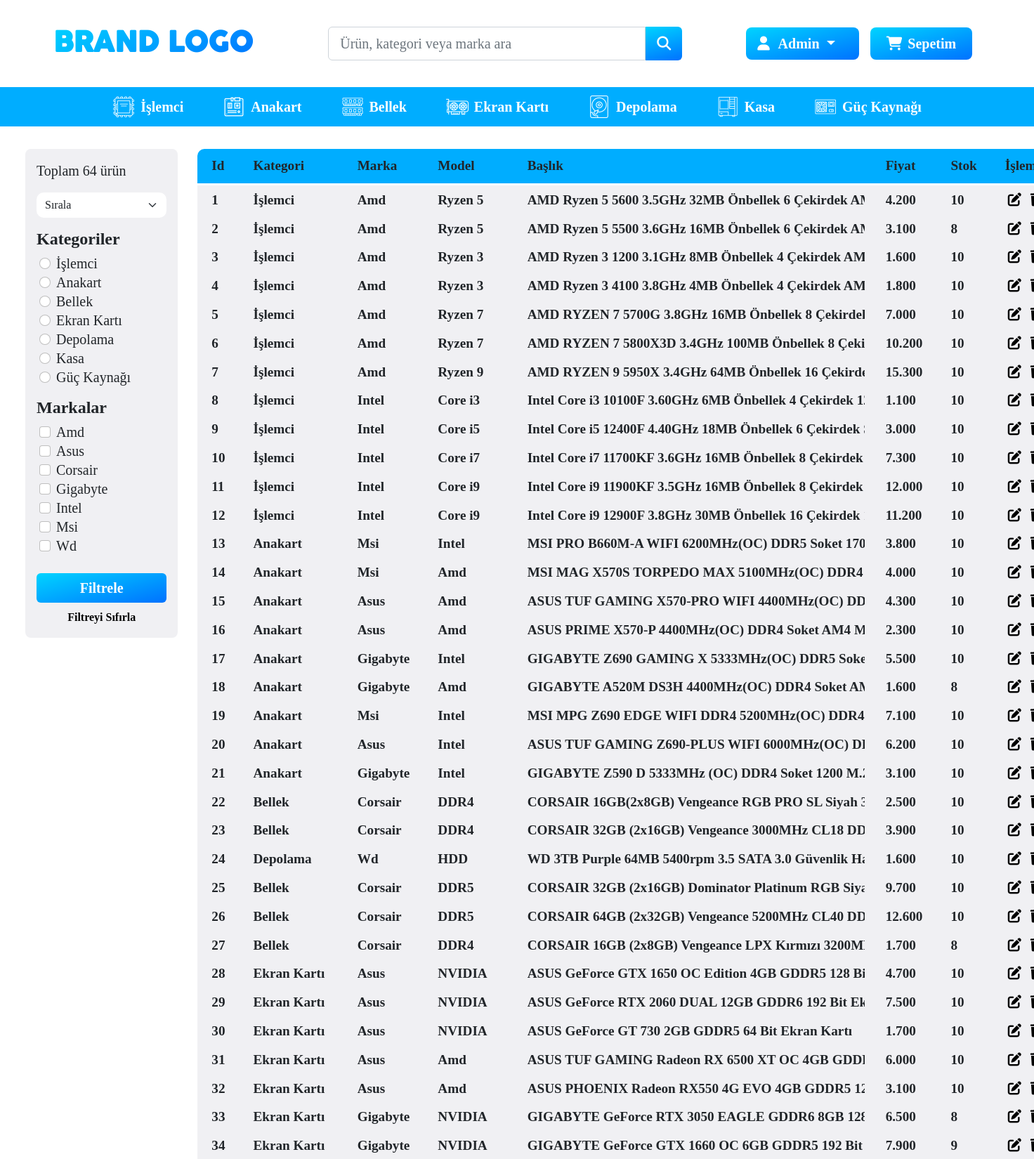
The app's page /urunlerliste.php (signed in, upper part) with its own data.
### tables this page shows
CREATE TABLE `urunler` (
  `id` int(11) NOT NULL,
  `kategori` varchar(15) NOT NULL,
  `marka` varchar(15) NOT NULL,
  `model` varchar(15) NOT NULL,
  `baslik` text NOT NULL,
  `fiyat` int(11) NOT NULL,
  `stok` int(11) NOT NULL,
  `gorsel` text NOT NULL,
  `ozellikler` text NOT NULL
);

### urunlerliste.php (the view, shortened to what this page needs)
<?php
include 'header.php';
@$kategori = $_GET['kategori'];
$sorgu = "SELECT * FROM urunler";
$urunler = $db->prepare($sorgu);
if($kategori){
  $urunler->execute(array(
    'kategori' => $kategori)
  );
}
else{
  $urunler->execute();
}
$urun = array();
for ($i=0; $i < $urunler->rowCount(); $i++) {
  $urun[$i] = $urunler->fetch(PDO::FETCH_ASSOC);
}
if ($kategori) {
  $markagetir = $db->query("SELECT marka FROM urunler WHERE kategori='$kategori' ORDER BY marka ASC")->fetchAll(PDO::FETCH_ASSOC);
}
else {
  $markagetir = $db->query("SELECT marka FROM urunler ORDER BY marka ASC")->fetchAll(PDO::FETCH_ASSOC);
}
$markalar = array();
foreach($markagetir as $indis => $value){
  $var_mı = 0;
  foreach ($markalar as $key => $marka) {
    if($marka == $markagetir[$indis]['marka']){
      $var_mı = 1;
    }
  }
  if(!$var_mı){
    $markalar[count($markalar)] = $markagetir[$indis]['marka'];
  }
}
?>
<div class="container-fluid px-5 mb-5 pt-2 pb-5">
  <div class="row">
    <div class="col-2 p-0 pe-3">
      <div class="sticky-top pt-4">
        <form action="urunlerliste.php" method="get" class="rounded-3 py-3 px-3" style="background: #F0F0F3;">
          <p class="fs-5">Toplam <?php echo count($urun); ?> ürün</p>
          <select class="form-select bg-white" name="sirala">
            <option selected disabled hidden>Sırala</option>
          </select>
          <p class="h4 fw-bold mt-3 mb-2">Kategoriler</p>
          <div class="form-check ms-1 fs-6 lh-sm">
            <input class="form-check-input" type="radio" name="kategori" value="işlemci" <?php echo $kategori == "işlemci" ? "checked" : ""; ?>>
            <span class="form-check-label fs-5">İşlemci</span>
          </div>
          <div class="form-check ms-1 fs-6 lh-sm">
            <input class="form-check-input" type="radio" name="kategori" value="anakart" <?php echo $kategori == "anakart" ? "checked" : ""; ?>>
            <span class="form-check-label fs-5">Anakart</span>
          </div>
          <div class="form-check ms-1 fs-6 lh-sm">
            <input class="form-check-input" type="radio" name="kategori" value="bellek" <?php echo $kategori == "bellek" ? "checked" : ""; ?>>
            <span class="form-check-label fs-5">Bellek</span>
          </div>
          <div class="form-check ms-1 fs-6 lh-sm">
            <input class="form-check-input" type="radio" name="kategori" value="ekran kartı" <?php echo $kategori == "ekran kartı" ? "checked" : ""; ?>>
            <span class="form-check-label fs-5">Ekran Kartı</span>
          </div>
          <div class="form-check ms-1 fs-6 lh-sm">
            <input class="form-check-input" type="radio" name="kategori" value="depolama" <?php echo $kategori == "depolama" ? "checked" : ""; ?>>
            <span class="form-check-label fs-5">Depolama</span>
          </div>
          <div class="form-check ms-1 fs-6 lh-sm">
            <input class="form-check-input" type="radio" name="kategori" value="kasa" <?php echo $kategori == "kasa" ? "checked" : ""; ?>>
            <span class="form-check-label fs-5">Kasa</span>
          </div>
          <div class="form-check ms-1 fs-6 lh-sm">
            <input class="form-check-input" type="radio" name="kategori" value="güç kaynağı" <?php echo $kategori == "güç kaynağı" ? "checked" : ""; ?>>
            <span class="form-check-label fs-5">Güç Kaynağı</span>
          </div>
          <p class="h4 fw-bold mt-3 mb-2">Markalar</p>
          <?php
            foreach ($markalar as $key => $marka) {
              $check = "";
              echo '
                <div class="form-check ms-1 fs-6 lh-sm">
                  <input class="form-check-input" type="checkbox" name="markalar[]" value="'.$marka.'"'.@$check.'>
                  <span class="form-check-label fs-5">'.$marka.'</span>
                </div>
              ';
            }
          ?>
          <button class="btn btn-primary mt-4 w-100 fw-bold fs-5" type="submit" name="filtre">Filtrele</button>
          <a href="urunlerliste.php" class="btn btn-link text-black text-decoration-none m-0 mt-2 p-0 w-100 fw-bold fs-6">Filtreyi Sıfırla</a>
        </form>
      </div>
    </div>
    <div class="col-10 mt-4 urunler-liste">
      <?php
        echo "<table align='center'> <thead class='renk'> <tr> <th>Id</th> <th>Kategori</th> <th>Marka</th> <th>Model</th> <th>Başlık</th> <th style='padding-left:30px;'>Fiyat</th> <th>Stok</th> <th>İşlem</th> </tr> </thead>";
        foreach($urun as $indis => $value){
          echo "<tr>";
          echo "<td>".$urun[$indis]['id']."</td>";
          echo "<td>".$urun[$indis]['kategori']."</td>";
          echo "<td>".$urun[$indis]['marka']."</td>";
          echo "<td>".$urun[$indis]['model']."</td>";
          echo "<td style='max-width: 500px; overflow: hidden; white-space: nowrap;'>".$urun[$indis]['baslik']."</td>";
          echo "<td style='padding-left:30px;'>".number_format($urun[$indis]['fiyat'], 0, ',', '.')."</td>";
          echo "<td>".$urun[$indis]['stok']."</td>";
          echo "<td>
                  <a class='px-1 text-decoration-none text-black' href=urunduzenle.php?id=".$urun[$indis]['id']."><i class='fa-solid fa-pen-to-square'></i></a>
                  <a class='px-1 text-decoration-none text-black' href=islem.php?urunsil&id=".$urun[$indis]['id']." onClick='return confirmDelete();'><i class='fa-solid fa-trash'></i></a>
                </td>";
          echo "</tr>";
        }
        echo "</table>";
      ?>
    </div>
  </div>
</div>

### style.css (style rules this page uses)
body { font-family: bahnschrift !important; }
.renk { background: #00adff; }
.btn-primary { background: rgb(0,212,255); background: linear-gradient(165deg, rgba(0,212,255,1) 0%, rgba(0,114,255,1) 100%) !important; border: 0px !important; }
select, textarea { background-color: #F0F0F3 !important; border:0 !important; border-radius: 10px !important; resize: none !important; }
.urunler-liste table { border-collapse:collapse; border-radius: 15px; width: 100%; font-family: bahnschrift; font-weight: 800; font-size: 1.2rem; white-space: nowrap; background: #F0F0F3; }
.urunler-liste td { padding: 7px 20px 5px; }
.urunler-liste th { padding: 10px 20px; border-bottom: 3px solid white; }
.urunler-liste th:first-child { border-top-left-radius:10px; }
.urunler-liste th:last-child { border-top-right-radius:10px; }

### records on screen
urunler: id "1", kategori "İşlemci", marka "Amd", model "Ryzen 5", baslik "AMD Ryzen 5 5600 3.5GHz 32MB Önbellek 6 Çekirdek…", fiyat "4.200", stok "10"
urunler: id "2", kategori "İşlemci", marka "Amd", model "Ryzen 5", baslik "AMD Ryzen 5 5500 3.6GHz 16MB Önbellek 6 Çekirdek…", fiyat "3.100", stok "8"
urunler: id "3", kategori "İşlemci", marka "Amd", model "Ryzen 3", baslik "AMD Ryzen 3 1200 3.1GHz 8MB Önbellek 4 Çekirdek…", fiyat "1.600", stok "10"
urunler: id "4", kategori "İşlemci", marka "Amd", model "Ryzen 3", baslik "AMD Ryzen 3 4100 3.8GHz 4MB Önbellek 4 Çekirdek…", fiyat "1.800", stok "10"
urunler: id "5", kategori "İşlemci", marka "Amd", model "Ryzen 7", baslik "AMD RYZEN 7 5700G 3.8GHz 16MB Önbellek 8…", fiyat "7.000", stok "10"
urunler: id "6", kategori "İşlemci", marka "Amd", model "Ryzen 7", baslik "AMD RYZEN 7 5800X3D 3.4GHz 100MB Önbellek 8…", fiyat "10.200", stok "10"
urunler: id "7", kategori "İşlemci", marka "Amd", model "Ryzen 9", baslik "AMD RYZEN 9 5950X 3.4GHz 64MB Önbellek 16…", fiyat "15.300", stok "10"
urunler: id "8", kategori "İşlemci", marka "Intel", model "Core i3", baslik "Intel Core i3 10100F 3.60GHz 6MB Önbellek 4 Çekirdek…", fiyat "1.100", stok "10"
urunler: id "9", kategori "İşlemci", marka "Intel", model "Core i5", baslik "Intel Core i5 12400F 4.40GHz 18MB Önbellek 6 Çekirdek…", fiyat "3.000", stok "10"
urunler: id "10", kategori "İşlemci", marka "Intel", model "Core i7", baslik "Intel Core i7 11700KF 3.6GHz 16MB Önbellek 8 Çekirdek…", fiyat "7.300", stok "10"
urunler: id "11", kategori "İşlemci", marka "Intel", model "Core i9", baslik "Intel Core i9 11900KF 3.5GHz 16MB Önbellek 8 Çekirdek…", fiyat "12.000", stok "10"
urunler: id "12", kategori "İşlemci", marka "Intel", model "Core i9", baslik "Intel Core i9 12900F 3.8GHz 30MB Önbellek 16 Çekirdek…", fiyat "11.200", stok "10"
urunler: id "13", kategori "Anakart", marka "Msi", model "Intel", baslik "MSI PRO B660M-A WIFI 6200MHz(OC) DDR5 Soket…", fiyat "3.800", stok "10"
urunler: id "14", kategori "Anakart", marka "Msi", model "Amd", baslik "MSI MAG X570S TORPEDO MAX 5100MHz(OC) DDR4…", fiyat "4.000", stok "10"
urunler: id "15", kategori "Anakart", marka "Asus", model "Amd", baslik "ASUS TUF GAMING X570-PRO WIFI 4400MHz(OC)…", fiyat "4.300", stok "10"
urunler: id "16", kategori "Anakart", marka "Asus", model "Amd", baslik "ASUS PRIME X570-P 4400MHz(OC) DDR4 Soket AM4…", fiyat "2.300", stok "10"
urunler: id "17", kategori "Anakart", marka "Gigabyte", model "Intel", baslik "GIGABYTE Z690 GAMING X 5333MHz(OC) DDR5…", fiyat "5.500", stok "10"
urunler: id "18", kategori "Anakart", marka "Gigabyte", model "Amd", baslik "GIGABYTE A520M DS3H 4400MHz(OC) DDR4 Soket…", fiyat "1.600", stok "8"
urunler: id "19", kategori "Anakart", marka "Msi", model "Intel", baslik "MSI MPG Z690 EDGE WIFI DDR4 5200MHz(OC) DDR4…", fiyat "7.100", stok "10"
urunler: id "20", kategori "Anakart", marka "Asus", model "Intel", baslik "ASUS TUF GAMING Z690-PLUS WIFI 6000MHz(OC)…", fiyat "6.200", stok "10"
urunler: id "21", kategori "Anakart", marka "Gigabyte", model "Intel", baslik "GIGABYTE Z590 D 5333MHz (OC) DDR4 Soket 1200…", fiyat "3.100", stok "10"
urunler: id "22", kategori "Bellek", marka "Corsair", model "DDR4", baslik "CORSAIR 16GB(2x8GB) Vengeance RGB PRO SL Siyah…", fiyat "2.500", stok "10"
urunler: id "23", kategori "Bellek", marka "Corsair", model "DDR4", baslik "CORSAIR 32GB (2x16GB) Vengeance 3000MHz CL18…", fiyat "3.900", stok "10"
urunler: id "24", kategori "Depolama", marka "Wd", model "HDD", baslik "WD 3TB Purple 64MB 5400rpm 3.5 SATA 3.0 Güvenlik…", fiyat "1.600", stok "10"
urunler: id "25", kategori "Bellek", marka "Corsair", model "DDR5", baslik "CORSAIR 32GB (2x16GB) Dominator Platinum RGB…", fiyat "9.700", stok "10"
urunler: id "26", kategori "Bellek", marka "Corsair", model "DDR5", baslik "CORSAIR 64GB (2x32GB) Vengeance 5200MHz CL40…", fiyat "12.600", stok "10"
urunler: id "27", kategori "Bellek", marka "Corsair", model "DDR4", baslik "CORSAIR 16GB (2x8GB) Vengeance LPX Kırmızı…", fiyat "1.700", stok "8"
urunler: id "28", kategori "Ekran Kartı", marka "Asus", model "NVIDIA", baslik "ASUS GeForce GTX 1650 OC Edition 4GB GDDR5 128…", fiyat "4.700", stok "10"
urunler: id "29", kategori "Ekran Kartı", marka "Asus", model "NVIDIA", baslik "ASUS GeForce RTX 2060 DUAL 12GB GDDR6 192 Bit…", fiyat "7.500", stok "10"
urunler: id "30", kategori "Ekran Kartı", marka "Asus", model "NVIDIA", baslik "ASUS GeForce GT 730 2GB GDDR5 64 Bit Ekran Kartı", fiyat "1.700", stok "10"
urunler: id "31", kategori "Ekran Kartı", marka "Asus", model "Amd", baslik "ASUS TUF GAMING Radeon RX 6500 XT OC 4GB…", fiyat "6.000", stok "10"
urunler: id "32", kategori "Ekran Kartı", marka "Asus", model "Amd", baslik "ASUS PHOENIX Radeon RX550 4G EVO 4GB GDDR5…", fiyat "3.100", stok "10"
urunler: id "33", kategori "Ekran Kartı", marka "Gigabyte", model "NVIDIA", baslik "GIGABYTE GeForce RTX 3050 EAGLE GDDR6 8GB…", fiyat "6.500", stok "8"
urunler: id "34", kategori "Ekran Kartı", marka "Gigabyte", model "NVIDIA", baslik "GIGABYTE GeForce GTX 1660 OC 6GB GDDR5 192 Bit…", fiyat "7.900", stok "9"

### other values on screen
$_SESSION['kullanici'] "Admin"
count($urun) "64"
$marka "Amd"
$marka "Asus"
$marka "Corsair"
$marka "Gigabyte"
$marka "Intel"
$marka "Msi"
$marka "Wd"
